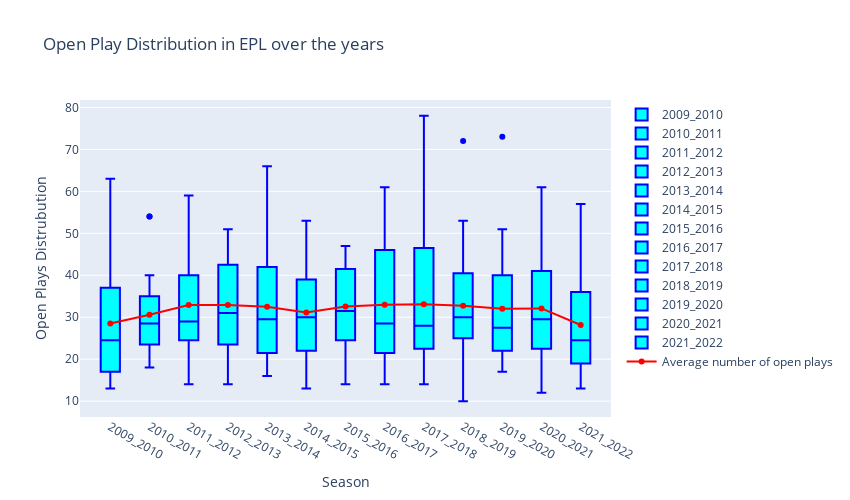

Notebook source saved alongside this figure:
### Code cell
open_play_box_plot('EPL')

### Figure 1 — Plotly figure (JSON) as saved in the notebook; plotly's stock layout.template omitted (floating-point values rounded to 4 significant figures)
{"data": [{"fillcolor": "aqua", "line": {"color": "blue"}, "name": "2009_2010", "type": "box", "y": [63, 51, 49, 42, 37, 37, 32, 30, 25, 25, 24, 23, 22, 18, 17, 17, 16, 15, 14, 13]}, {"fillcolor": "aqua", "line": {"color": "blue"}, "name": "2010_2011", "type": "box", "y": [54, 54, 40, 38, 35, 35, 33, 29, 29, 29, 28, 28, 27, 27, 25, 22, 22, 20, 19, 18]}, {"fillcolor": "aqua", "line": {"color": "blue"}, "name": "2011_2012", "type": "box", "y": [59, 58, 54, 47, 43, 37, 30, 30, 30, 29, 29, 28, 28, 27, 25, 24, 24, 23, 19, 14]}, {"fillcolor": "aqua", "line": {"color": "blue"}, "name": "2012_2013", "type": "box", "y": [51, 50, 46, 45, 45, 40, 40, 37, 32, 31, 31, 29, 29, 28, 25, 22, 22, 21, 20, 14]}, {"fillcolor": "aqua", "line": {"color": "blue"}, "name": "2013_2014", "type": "box", "y": [66, 54, 51, 46, 44, 40, 35, 33, 32, 30, 29, 28, 24, 23, 22, 21, 21, 18, 17, 16]}, {"fillcolor": "aqua", "line": {"color": "blue"}, "name": "2014_2015", "type": "box", "y": [53, 52, 45, 43, 41, 37, 36, 36, 35, 31, 29, 27, 26, 23, 22, 22, 19, 18, 15, 13]}, {"fillcolor": "aqua", "line": {"color": "blue"}, "name": "2015_2016", "type": "box", "y": [47, 45, 44, 44, 42, 41, 41, 39, 38, 34, 29, 28, 28, 27, 25, 24, 23, 19, 19, 14]}, {"fillcolor": "aqua", "line": {"color": "blue"}, "name": "2016_2017", "type": "box", "y": [61, 55, 55, 52, 51, 41, 41, 32, 32, 29, 28, 25, 24, 24, 24, 19, 19, 18, 16, 14]}, {"fillcolor": "aqua", "line": {"color": "blue"}, "name": "2017_2018", "type": "box", "y": [78, 60, 54, 48, 48, 45, 32, 29, 29, 29, 27, 26, 23, 23, 23, 22, 19, 17, 16, 14]}, {"fillcolor": "aqua", "line": {"color": "blue"}, "name": "2018_2019", "type": "box", "y": [72, 53, 49, 45, 41, 40, 35, 33, 32, 31, 29, 28, 26, 26, 26, 24, 24, 19, 12, 10]}, {"fillcolor": "aqua", "line": {"color": "blue"}, "name": "2019_2020", "type": "box", "y": [73, 51, 44, 44, 41, 39, 37, 36, 29, 28, 27, 26, 23, 23, 23, 21, 20, 20, 18, 17]}, {"fillcolor": "aqua", "line": {"color": "blue"}, "name": "2020_2021", "type": "box", "y": [61, 49, 47, 44, 42, 40, 38, 36, 34, 32, 27, 27, 26, 26, 25, 20, 20, 18, 18, 12]}, {"fillcolor": "aqua", "line": {"color": "blue"}, "name": "2021_2022", "type": "box", "y": [57, 49, 47, 39, 38, 34, 30, 28, 28, 26, 23, 22, 20, 19, 19, 19, 18, 18, 16, 13]}, {"line": {"color": "red"}, "name": "Average number of open plays", "type": "scatter", "x": ["2009_2010", "2010_2011", "2011_2012", "2012_2013", "2013_2014", "2014_2015", "2015_2016", "2016_2017", "2017_2018", "2018_2019", "2019_2020", "2020_2021", "2021_2022"], "y": [28.5, 30.6, 32.9, 32.9, 32.5, 31.15, 32.55, 33, 33.1, 32.75, 32, 32.1, 28.15]}], "layout": {"height": 500, "title": {"text": "Open Play Distribution in EPL over the years"}, "width": 850, "xaxis": {"autorange": true, "range": [-0.7757, 12.78], "title": {"text": "Season"}, "type": "category"}, "yaxis": {"autorange": true, "range": [6.222, 81.78], "title": {"text": "Open Plays Distrubution"}, "type": "linear"}}}
